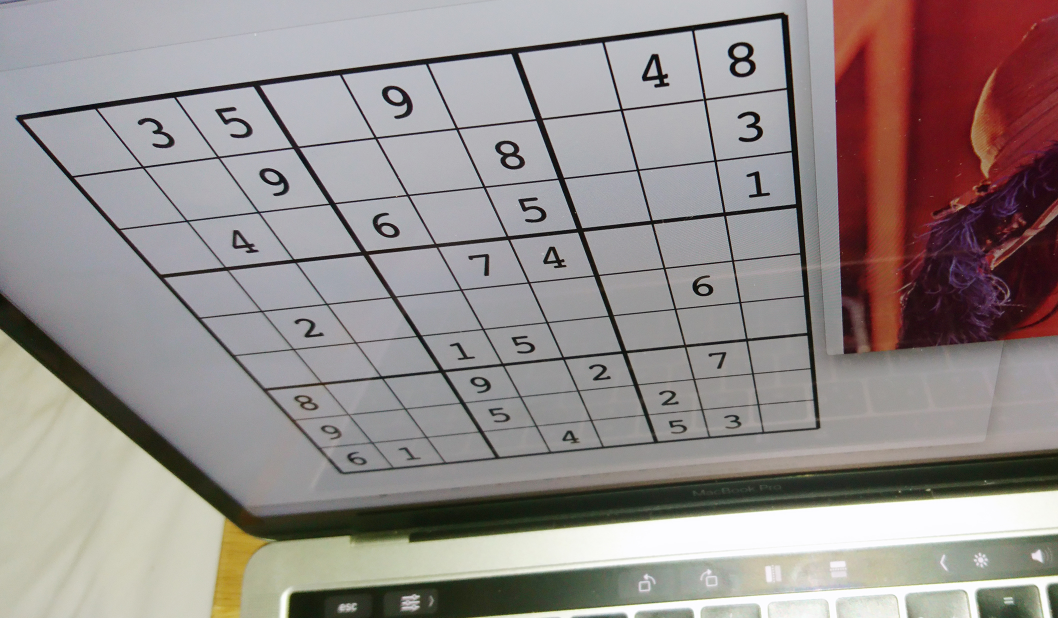
#> input picture _programs/python/data/level_3.JPG, 2116 x 1236 px, found by its file name (shown at 1/2 size)
$ jupyter execute --allow-errors sudoku_photo_solver.ipynb
#> lines starting #> are read from the running program, lines starting #| are printed output that depends on the picture; after the words box and inside, x2 and y2 are one past the last pixel; in counts of white or black regions, pixels touching at a corner belong together
# 図形の検出

[cell 1]
import os
import numpy as np
import cv2
import matplotlib.pyplot as plt
from sklearn.linear_model import LogisticRegression

[cell 2]
filename = '../data/level_3.jpg'

[cell 3]
image = cv2.imread(filename, cv2.IMREAD_COLOR)
#> image is the input picture: shape (1236, 2116, 3); mean B, G, R 138.5, 140.3, 148.6
if image is None:
    raise Exception('Failed to load image file: ' + filename)

height, width, _ = image.shape
max_size = 1500
if max(height, width) >= max_size:
    scale = max_size / max(height, width)
    image = cv2.resize(image, None, fx=scale, fy=scale)
#> image: shape (876, 1500, 3)

height, width, _ = image.shape
image = cv2.cvtColor(image, cv2.COLOR_BGR2RGB)
plt.figure(figsize=(10, 10))
plt.imshow(image)
plt.show()

## 数独の外枠を検出する

[cell 4]
gray = cv2.cvtColor(image, cv2.COLOR_RGB2GRAY)

[cell 5]
binary_image = cv2.Canny(gray, 100, 200)
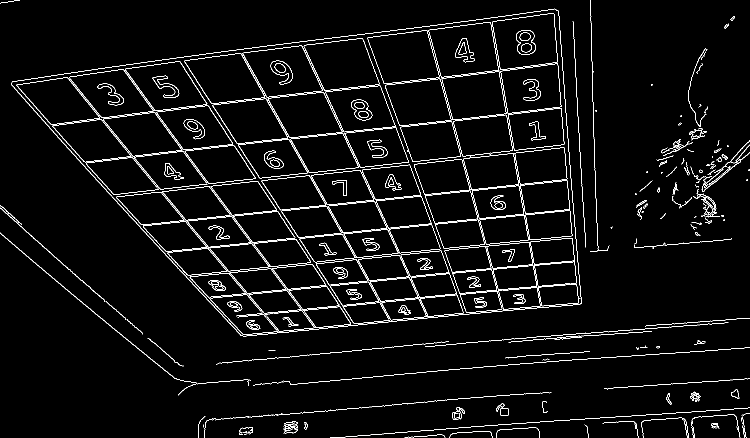
#> binary_image: shape (876, 1500) (shown at 1/2 size); 3.7% white in thin lines or dots
binary_image = cv2.dilate(binary_image, np.ones((15, 15), dtype=binary_image.dtype))
#> binary_image: shape (876, 1500); 37.9% white; 32 white regions, largest, box (x1, y1, x2, y2) and area: (15, 10, 1171, 680) 307034, (0, 458, 1500, 798) 33644, (1262, 89, 1500, 505) 29287
binary_image = cv2.erode(binary_image, np.ones((15, 15), dtype=binary_image.dtype))
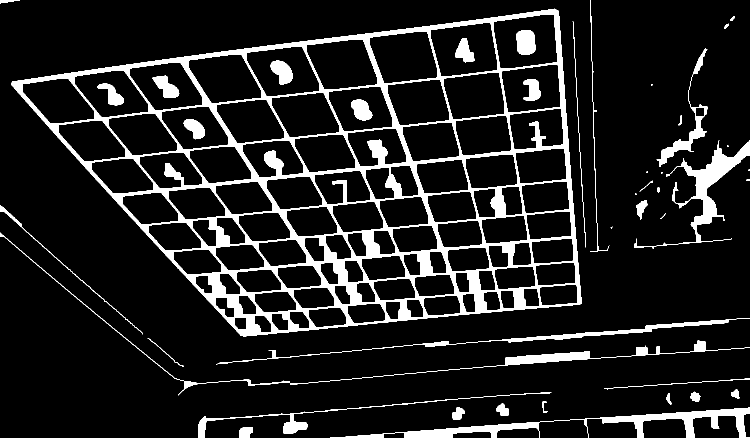
#> binary_image: shape (876, 1500) (shown at 1/2 size); 11.3% white; 43 white regions (7 under 20 px)

[cell 6]
plt.figure(figsize=(15, 15))
plt.imshow(binary_image, cmap='gray')
plt.show()

[cell 7]
contours, _ = cv2.findContours(binary_image, cv2.RETR_TREE, cv2.CHAIN_APPROX_SIMPLE)
#> contours = 142 contours, 10 with area under 20; largest, box (x1, y1, x2, y2) and area: (22, 17, 1164, 673) 517795, (986, 28, 1115, 138) 11744, (860, 45, 996, 153) 11652, (739, 62, 876, 167) 11090, (613, 78, 755, 180) 10839

[cell 8]
def is_convex(pts):
    """ 凸多角形かどうかの判定 """
    pts = np.asarray(pts).reshape((-1, 2))
    n = len(pts)
    sign = 0
    for i in range(n):
        pre = (i - 1 + n) % n
        pst = (i + 1) % n
        e1 = pts[pre] - pts[i]
        e2 = pts[pst] - pts[i]
        det = e1[0] * e2[1] - e1[1] * e2[0]
        if sign == 0:
            sign = 1 if det >= 0 else -1
        else:
            if sign * det < 0:
                return False

    return True

[cell 9]
font = cv2.FONT_HERSHEY_DUPLEX

maxlen = 0.0
maxarc = None
result = image.copy()

# 角が4つで一番長い弧を検出する
for cnt in contours:
    arclen = cv2.arcLength(cnt, True)
    approx = cv2.approxPolyDP(cnt, 0.01 * arclen, True)

    # 四角形で凸なものに限定する
    if maxlen < arclen and len(approx) == 4:
        if is_convex(approx):
            maxlen = arclen
            maxarc = approx
#> this loop made 142 passes
#> (arclen, maxlen, maxarc) on passes 21, 34: (16, 16, [[1493, 359], [1493, 361], [1499, 361], [1499, 359]]), (3169.1, 3169.1, [[1163, 605], [1109, 17], [22, 167], [481, 671]])
#> after the loop, maxlen = 3169.1

cv2.drawContours(result, [maxarc], 0, (255, 0, 0), 2, cv2.LINE_AA)
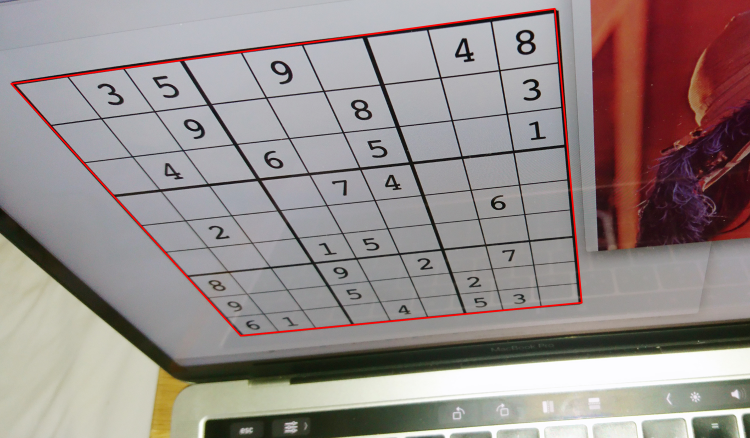
#> result: shape (876, 1500, 3) (shown at 1/2 size); mean R, G, B 150, 139.8, 138
src_pts = maxarc.reshape((-1, 2))
#> src_pts = [[1163, 605], [1109, 17], [22, 167], [481, 671]]
for p in src_pts:
    cv2.circle(p, (p[0], p[1]), 10, (0, 0, 255), -1)
#> this loop made 4 passes

[cell 10]
plt.figure(figsize=(15, 15))
plt.imshow(result)
plt.show()

## ホモグラフィー変換で数独を取り出す

[cell 11]
# 点の順序を入れ替える
center = np.mean(src_pts, axis=1)
#> center = [884, 563, 94.5, 576]

pts = []
for p in src_pts:
    dx = p[0] - center[0]
    dy = p[1] - center[1]
    theta = np.arctan2(dy, dx) + np.pi
    pts.append((theta, p))
#> this loop made 4 passes
#> (p, dx, dy, theta) on passes 1 to 4: ([1163, 605], 279, 42, 3.29), ([1109, 17], 225, -546, 1.96), ([22, 167], -862, -396, 0.431), ([481, 671], -403, 108, 6.02)
#> after the loop, pts = [(3.29, [1163, 605]), (1.96, [1109, 17]), (0.431, [22, 167]), (6.02, [481, 671])]

pts = sorted(pts, key=lambda p: p[0])
#> pts = [(0.431, [22, 167]), (1.96, [1109, 17]), (3.29, [1163, 605]), (6.02, [481, 671])]
pts = [p[1] for p in pts]
#> pts = [[22, 167], [1109, 17], [1163, 605], [481, 671]]

# ホモグラフィー変換行列の計算
src_pts = np.asarray(pts, dtype='float32')
#> src_pts = [[22, 167], [1109, 17], [1163, 605], [481, 671]]
dst_pts = np.asarray([[0, 0], [900, 0], [900, 900], [0, 900]], dtype='float32')
homography = cv2.getPerspectiveTransform(src_pts, dst_pts)
#> homography = [[0.71, -0.646, 92.33], [0.122, 0.885, -150.4], [-2.18e-05, -0.000644, 1]]
print(homography)
#| [[ 7.09709485e-01 -6.46342567e-01  9.23255999e+01]
#|  [ 1.22056917e-01  8.84505790e-01 -1.50397719e+02]
#|  [-2.17866042e-05 -6.43738261e-04  1.00000000e+00]]

[cell 12]
sudoku = cv2.warpPerspective(gray, homography, (900, 900))
sudoku = cv2.adaptiveThreshold(sudoku, 255, cv2.ADAPTIVE_THRESH_GAUSSIAN_C, cv2.THRESH_BINARY_INV, 31, 11)
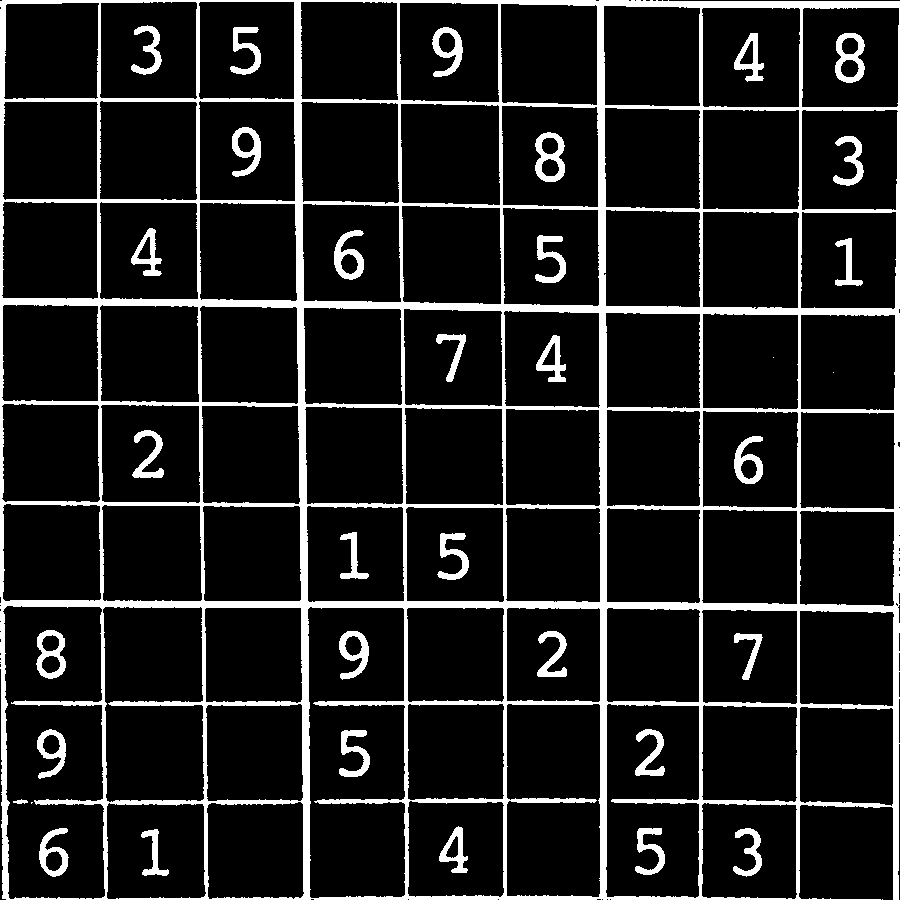
#> sudoku: shape (900, 900); 12.1% white; 36 white regions (4 under 20 px), largest, box (x1, y1, x2, y2) and area: (0, 0, 900, 900) 79842, (535, 132, 565, 182) 783, (835, 33, 865, 83) 773

[cell 13]
plt.figure(figsize=(10, 10))
plt.imshow(sudoku, cmap='gray')
plt.axis('off')
plt.show()

[cell 14]
cells = []
for i in range(9):
    for j in range(9):
        xs = j * 100 + 15
        xe = (j + 1) * 100 - 15
        ys = i * 100 + 15
        ye = (i + 1) * 100 - 15
        cell = sudoku[ys:ye, xs:xe]

        # 文字をセンタリングする
        iy, ix = np.where(cell > 128)
        if ix.size > 0 and iy.size > 0:
            xmin = np.min(ix)
            xmax = np.max(ix)
            ymin = np.min(iy)
            ymax = np.max(iy)
            cx = (xmin + xmax) // 2
            cy = (ymin + ymax) // 2

            h, w = cell.shape
            dx = w // 2 - cx
            dy = h // 2 - cy
            M = np.array([[1.0, 0.0, dx], [0.0, 1.0, dy]])
            cell = cv2.warpAffine(cell, M, (h, w))

        cell = np.pad(cell, (5, 5), mode='constant', constant_values=0)
        cells.append(cell)
#> after the loop, cells = 81 items

[cell 15]
fig = plt.figure(figsize=(10, 10))
for i in range(9):
    for j in range(9):
        ax = fig.add_subplot(9, 9, i * 9 + j + 1)
        ax.imshow(cells[i * 9 + j], cmap='gray', vmin=0, vmax=255)
        ax.axis('off')
plt.show()
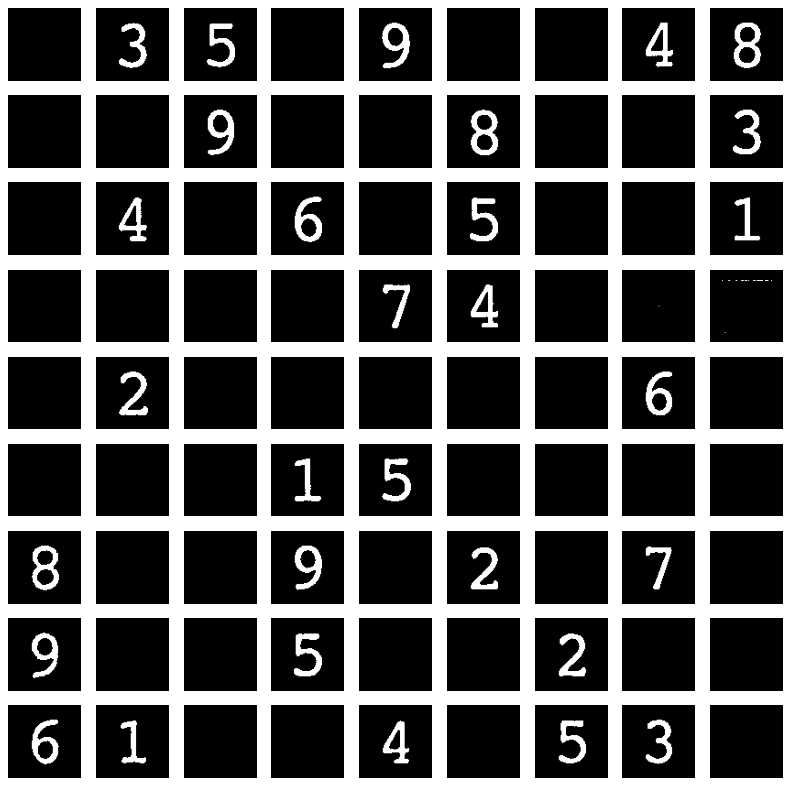
#> figure drawn by matplotlib, 81 panels

## 学習済みロジスティック回帰による数字の認識

[cell 16]
import pickle
#> (the rest of this cell did not finish here and is left out)

#> (a cell that did not finish here is left out)

## CNNによる数字の認識

[cell 18]
import torch
import torch.nn as nn
import torch.nn.functional as F

[cell 19]
class Network(nn.Module):
    def __init__(self, in_channels, num_classes):
        super(Network, self).__init__()

        self.net = nn.Sequential(
            nn.Conv2d(1, 16, kernel_size=5, padding=2, stride=1),
            nn.MaxPool2d(kernel_size=2, stride=2, padding=0),
            nn.BatchNorm2d(16),
            nn.ReLU(inplace=True),
            nn.Conv2d(16, 32, kernel_size=5, padding=0, stride=1),
            nn.MaxPool2d(kernel_size=2, stride=2, padding=0),
            nn.BatchNorm2d(32),
            nn.ReLU(inplace=True)
        )

        self.fc = nn.Sequential(
            nn.Linear(800, 256),
            nn.BatchNorm1d(256),
            nn.ReLU(inplace=True),
            nn.Linear(256, 128),
            nn.BatchNorm1d(128),
            nn.ReLU(inplace=True),
            nn.Linear(128, num_classes)
        )

    # [7 lines left out: function forward, not called in this run]

#> (a cell that did not finish here is left out)

[cell 21]
problem = np.zeros((9, 9), dtype='int32')
#> (the rest of this cell did not finish here and is left out)

## Tesseractによる文字認識

[cell 22]
import pytesseract
from PIL import Image

[cell 23]
config = '--psm 10 --oem 3 -c tessedit_char_whitelist=0123456789'

problem = np.zeros((9, 9), dtype='int32')
#> (the rest of this cell did not finish here and is left out)

## 数独を解く

[cell 24]
def sudoku_solve(problem):
    rows, cols = problem.shape
    nums = set([i for i in range(0, 10)])
    for i in range(rows):
        for j in range(cols):
            if problem[i, j] == 0:
                k = i // 3
                l = j // 3
                row_nums = problem[i, :].tolist()
                col_nums = problem[:, j].tolist()
                blk_nums = problem[3*k:3*k+3, 3*l:3*l+3].reshape(-1).tolist()
                used = set(row_nums + col_nums + blk_nums)
                diff = nums.difference(used)
                if len(diff) == 0:
                    return False

                success = False
                for n in diff:
                    problem[i, j] = n
                    if sudoku_solve(problem):
                        success = True
                        break

                    problem[i, j] = 0

                if not success:
                    return False

    return True

[cell 25]
answer = problem.copy()
if sudoku_solve(answer):
    print(answer)

[cell 26]
overlay = np.zeros((900, 900, 4), dtype='float32')
font = cv2.FONT_HERSHEY_PLAIN
#> font = 1
for i in range(9):
    for j in range(9):
        if problem[i, j] == 0:
            x = j * 100 + 20
            y = i * 100 + 100 - 20
            cv2.putText(overlay, str(answer[i, j]), (x, y), font, 5.0, (1, 0, 0, 1), 5, cv2.LINE_AA)
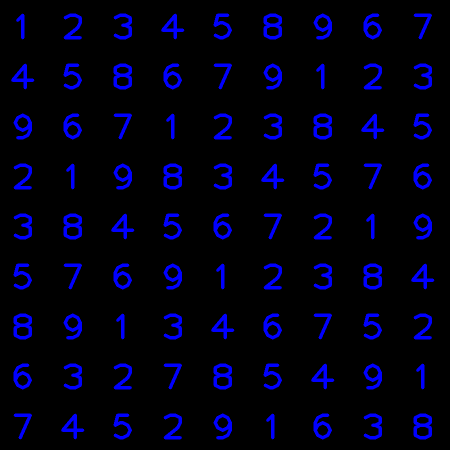
#> overlay: shape (900, 900, 4) float32 (shown at 1/2 size); mean of channels 0, 1, 2, 3 0.0787, 0, 0, 0.0787; drawn as B, G, R

[cell 27]
plt.figure(figsize=(10, 10))
plt.imshow(overlay)
plt.show()

[cell 28]
warp_numbers = cv2.warpPerspective(overlay, np.linalg.inv(homography), (width, height))
print(image.shape, warp_numbers.shape, width, height)
#| (876, 1500, 3) (876, 1500, 4) 1500 876

[cell 29]
alpha = warp_numbers[:, :, 3:4]
rgb = warp_numbers[:, :, :3]
res = (1.0 - alpha) * (image / 255.0).astype('float32') + alpha * rgb

[cell 30]
plt.figure(figsize=(15, 15))
plt.imshow(res)
plt.axis('off')
plt.show()

[cell 31]
base, ext = os.path.splitext(filename)
outfile = base + '_ans' + ext
cv2.imwrite(base + '_ans' + ext, cv2.cvtColor(res, cv2.COLOR_BGR2RGB) * 255.0)
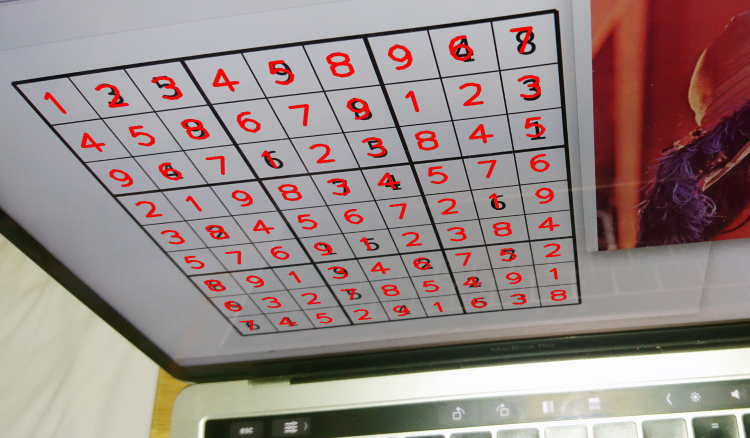
#> saved as level_3_ans.jpg: shape (876, 1500, 3) (shown at 1/2 size); mean B, G, R 133.8, 135.7, 151.3
#> Out = True

$ run again, with _programs/python/data/level_1.jpg copied over _programs/python/data/level_3.JPG
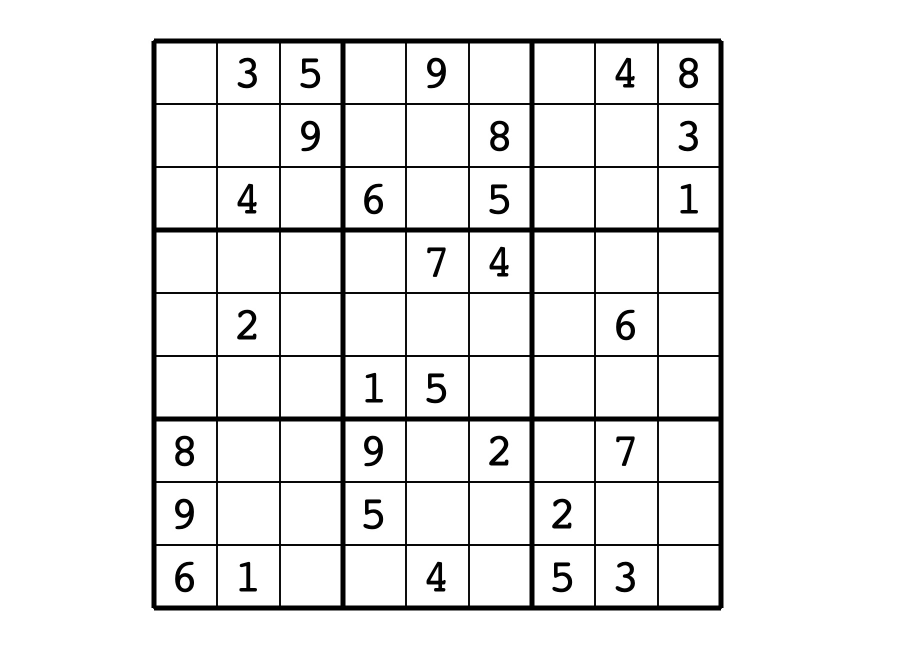
#> input picture _programs/python/data/level_1.jpg, 1820 x 1340 px, found by its file name (shown at 1/2 size)
#> image is the input picture: shape (1340, 1820, 3); min 0, max 255, mean 237.2
#> image: shape (1104, 1500, 3)
#> `binary_image = cv2.erode(binary_image, np.ones((15, 15), dtype=binary_..`:
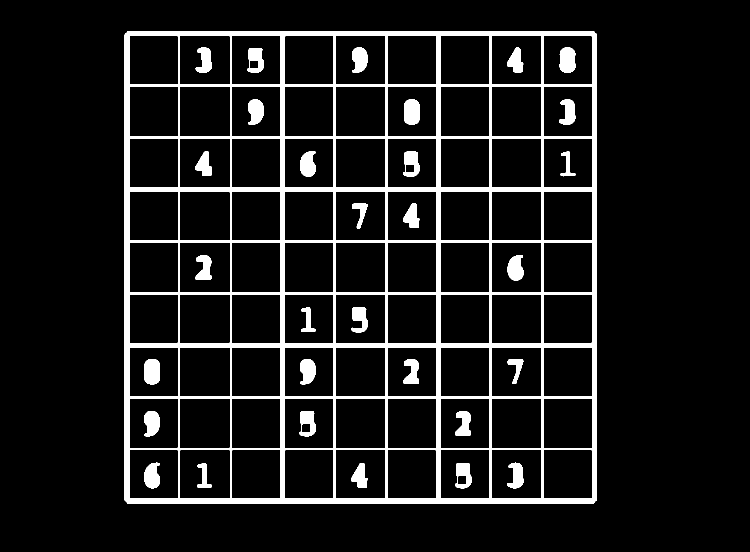
#> binary_image: shape (1104, 1500) (shown at 1/2 size); 8.8% white; 31 white regions
#> contours = 116 contours; largest, box (x1, y1, x2, y2) and area: (249, 63, 1193, 1007) 889186, (359, 484, 461, 586) 10196, (982, 484, 1084, 586) 10194, (982, 172, 1084, 274) 10194, (670, 172, 772, 274) 10194
#> the loop `for cnt in contours:` made 116 passes
#> (arclen, n in is_convex, maxlen, maxarc) on pass 1: (3763.2, 4, 3763.2, [[254, 63], [254, 1006], [1187, 1006], [1192, 67]])
#> after the loop `for cnt in contours:`: maxlen = 3763.2
#> result: shape (1104, 1500, 3); mean R, G, B 238.8, 236.9, 236.9
#> `src_pts = maxarc.reshape((-1, 2))`: src_pts = [[254, 63], [254, 1006], [1187, 1006], [1192, 67]]
#> the loop `for p in src_pts:` made 4 passes
#> center = [158.5, 630, 1096.5, 629.5]
#> the loop `for p in src_pts:` made 4 passes
#> (p, dx, dy, theta) on passes 1 to 4: ([254, 63], 95.5, -567, 1.74), ([254, 1006], 95.5, 376, 4.46), ([1187, 1006], 1028.5, 376, 3.49), ([1192, 67], 1033.5, -563, 2.64)
#> after the loop `for p in src_pts:`: pts = [(1.74, [254, 63]), (4.46, [254, 1006]), (3.49, [1187, 1006]), (2.64, [1192, 67])]
#> `pts = sorted(pts, key=lambda p: p[0])`: pts = [(1.74, [254, 63]), (2.64, [1192, 67]), (3.49, [1187, 1006]), (4.46, [254, 1006])]
#> `pts = [p[1] for p in pts]`: pts = [[254, 63], [1192, 67], [1187, 1006], [254, 1006]]
#> homography = [[0.954, -8.05e-18, -242.3], [-0.00404, 0.948, -58.69], [-4.49e-06, -5.67e-06, 1]]
#| [[ 9.53987250e-01 -8.04632619e-18 -2.42312761e+02]
#|  [-4.04208939e-03  9.47869961e-01 -5.86891169e+01]
#|  [-4.49121043e-06 -5.66814187e-06  1.00000000e+00]]
#> after the loop `for i in range(9):`: cells = 81 items
#> font = 1
#| (1104, 1500, 3) (1104, 1500, 4) 1500 1104
#> `cv2.imwrite(base + '_ans' + ext, cv2.cvtColor(res, cv2.COLOR_BGR2RGB) ..`:
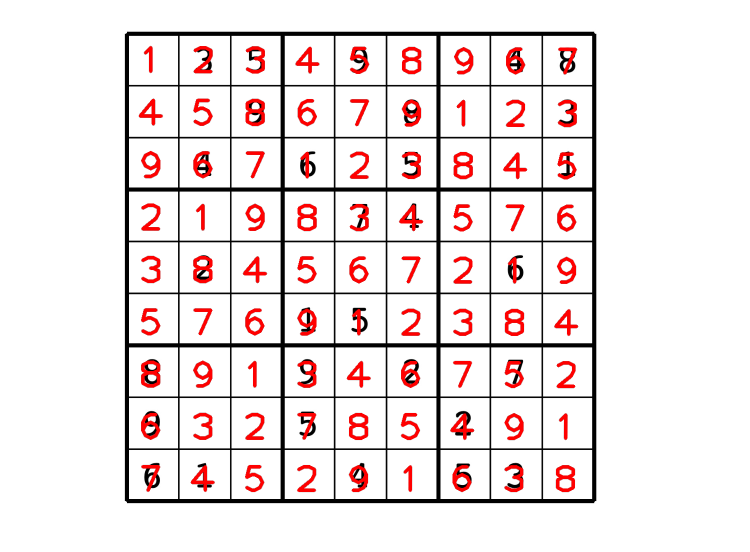
#> saved as level_3_ans.jpg: shape (1104, 1500, 3) (shown at 1/2 size); mean B, G, R 228, 228, 238.1
#> Out = True
